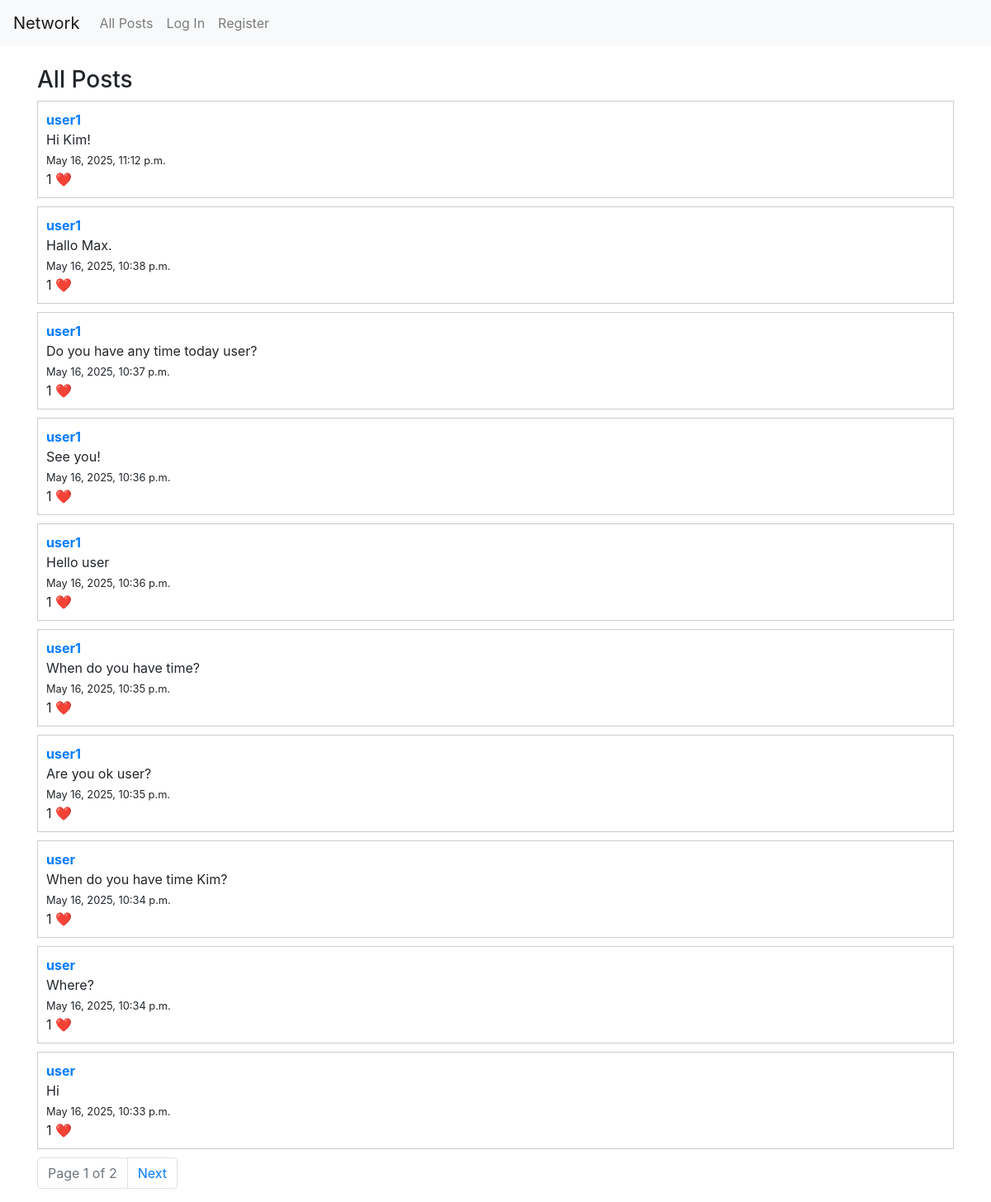
Before: / with the older database file.
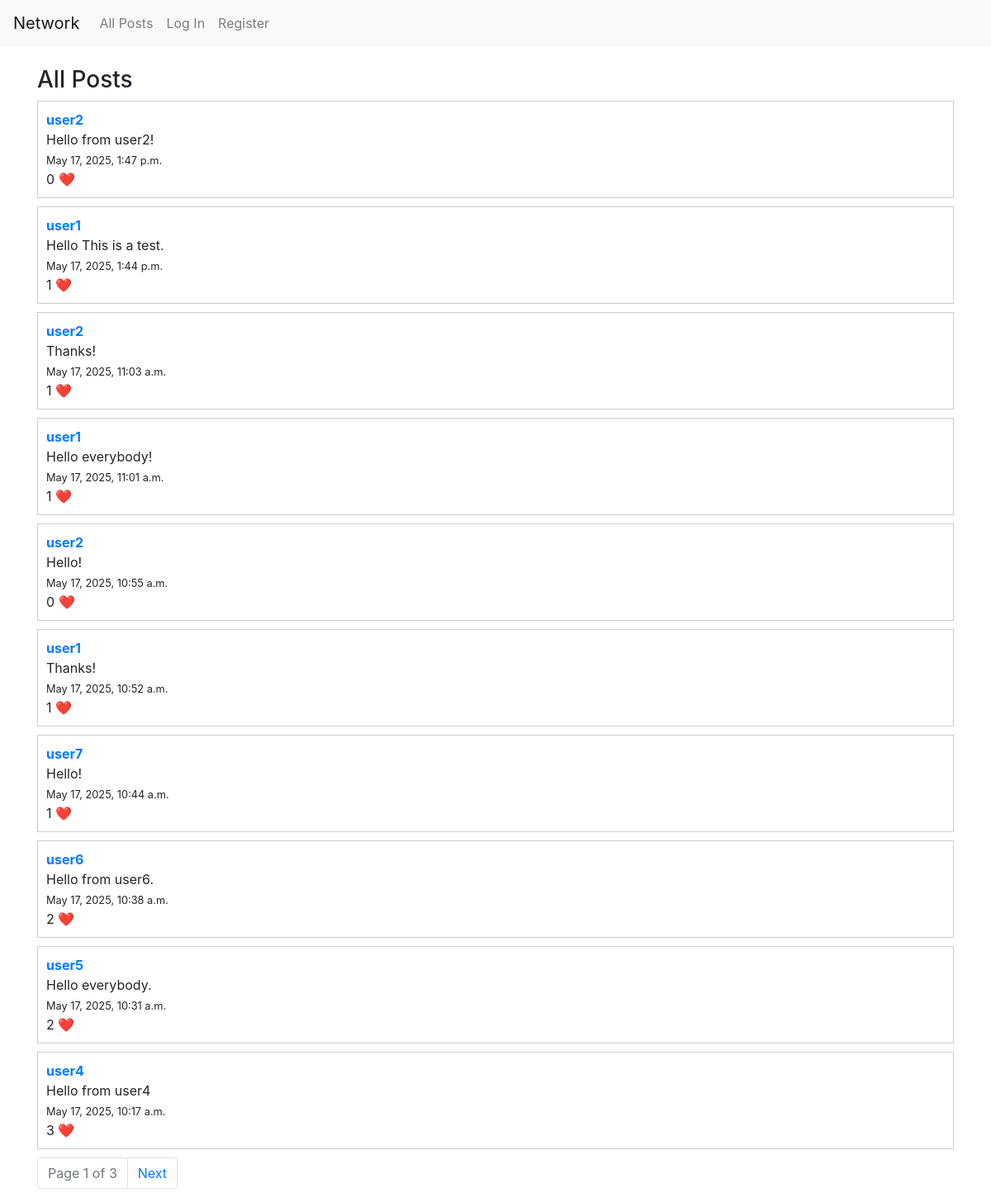
After: the same page with the newer database file.
### network/models.py (models this page shows, shortened)
class Post(models.Model):
    user = models.ForeignKey(User, on_delete=models.CASCADE, related_name="posts")
    content = models.TextField(max_length=280)
    timestamp = models.DateTimeField(auto_now_add=True)

class User(AbstractUser):
    pass

### network/views.py (the view)
# urls.py: path("", views.index, name="index"),
def index(request):
    if request.method == "POST":
        content = request.POST.get("content")
        if request.user.is_authenticated and content:
            Post.objects.create(user=request.user, content=content)
            return redirect("index")
    posts_list = Post.objects.all().order_by("-timestamp")
    paginator = Paginator(posts_list, 10)
    page_number = request.GET.get("page")
    posts = paginator.get_page(page_number)
    liked_posts = []
    if request.user.is_authenticated:
        liked_posts = Post.objects.filter(likes__user=request.user).values_list('id', flat=True)
    return render(request, "network/index.html", {
        "posts": posts,
        "liked_posts": liked_posts
    })

### network/templates/network/index.html (shortened to what this page needs)
{% extends "network/layout.html" %}
{% block body %}
    <h3>All Posts</h3>
    {% for post in posts %}
    <div class="post" data-post-id="{{ post.id }}" style="border: 1px solid #ccc; padding: 10px; margin-bottom: 10px;">
        <strong><a href="{% url 'profile' username=post.user.username %}">{{ post.user.username }}</a></strong><br>
        <div class="post-content">
            <span class="content">{{ post.content }}</span>
        </div>
        <small>{{ post.timestamp }}</small><br>
        <span class="like-count">{{ post.likes.count }}</span> ❤️
    </div>
    {% endfor %}
    <div class="pagination">
        <nav aria-label="Page navigation">
          <ul class="pagination justify-content-center">
            <li class="page-item disabled">
                <span class="page-link">Page {{ posts.number }} of {{ posts.paginator.num_pages }}</span>
            </li>
            {% if posts.has_next %}
                <li class="page-item">
                    <a class="page-link" href="?page={{ posts.next_page_number }}">Next</a>
                </li>
            {% endif %}
          </ul>
        </nav>
    </div>
{% endblock %}

Changed rows visible on the page:
removed Post: user.username "user1", content "Hi Kim!", timestamp "May 16, 2025, 11:12 p.m.", likes.count "1"
removed Post: user.username "user1", content "Do you have any time today user?", timestamp "May 16, 2025, 10:37 p.m.", likes.count "1"
no longer on this page (row edited): Post: user.username "user1", content "See you!", timestamp "May 16, 2025, 10:36 p.m.", likes.count "1"
no longer on this page (row edited): Post: user.username "user1", content "Hello user", timestamp "May 16, 2025, 10:36 p.m.", likes.count "1"
no longer on this page (row edited): Post: user.username "user1", content "When do you have time?", timestamp "May 16, 2025, 10:35 p.m.", likes.count "1"
no longer on this page (row edited): Post: user.username "user1", content "Are you ok user?", timestamp "May 16, 2025, 10:35 p.m.", likes.count "1"
no longer on this page (row edited): Post: user.username "user", content "When do you have time Kim?", timestamp "May 16, 2025, 10:34 p.m.", likes.count "1"
no longer on this page (row edited): Post: user.username "user", content "Where?", timestamp "May 16, 2025, 10:34 p.m.", likes.count "1"
no longer on this page (row edited): Post: user.username "user", content "Hi", timestamp "May 16, 2025, 10:33 p.m.", likes.count "1"
added Post: user.username "user2", content "Hello from user2!", timestamp "May 17, 2025, 1:47 p.m.", likes.count "0"
added Post: user.username "user1", content "Hello This is a test.", timestamp "May 17, 2025, 1:44 p.m.", likes.count "1"
added Post: user.username "user2", content "Thanks!", timestamp "May 17, 2025, 11:03 a.m.", likes.count "1"
added Post: user.username "user1", content "Hello everybody!", timestamp "May 17, 2025, 11:01 a.m.", likes.count "1"
added Post: user.username "user2", content "Hello!", timestamp "May 17, 2025, 10:55 a.m.", likes.count "0"
added Post: user.username "user1", content "Thanks!", timestamp "May 17, 2025, 10:52 a.m.", likes.count "1"
added Post: user.username "user7", content "Hello!", timestamp "May 17, 2025, 10:44 a.m.", likes.count "1"
added Post: user.username "user6", content "Hello from user6.", timestamp "May 17, 2025, 10:38 a.m.", likes.count "2"
changed Post: user.username "user1" → "user5"; content "Hallo Max." → "Hello everybody."; timestamp "May 16, 2025, 10:38 p.m." → "May 17, 2025, 10:31 a.m."; likes.count "1" → "2"
added Post: user.username "user4", content "Hello from user4", timestamp "May 17, 2025, 10:17 a.m.", likes.count "3"
Other visible differences:
{{ posts.paginator.num_pages }}: "2" → "3"
